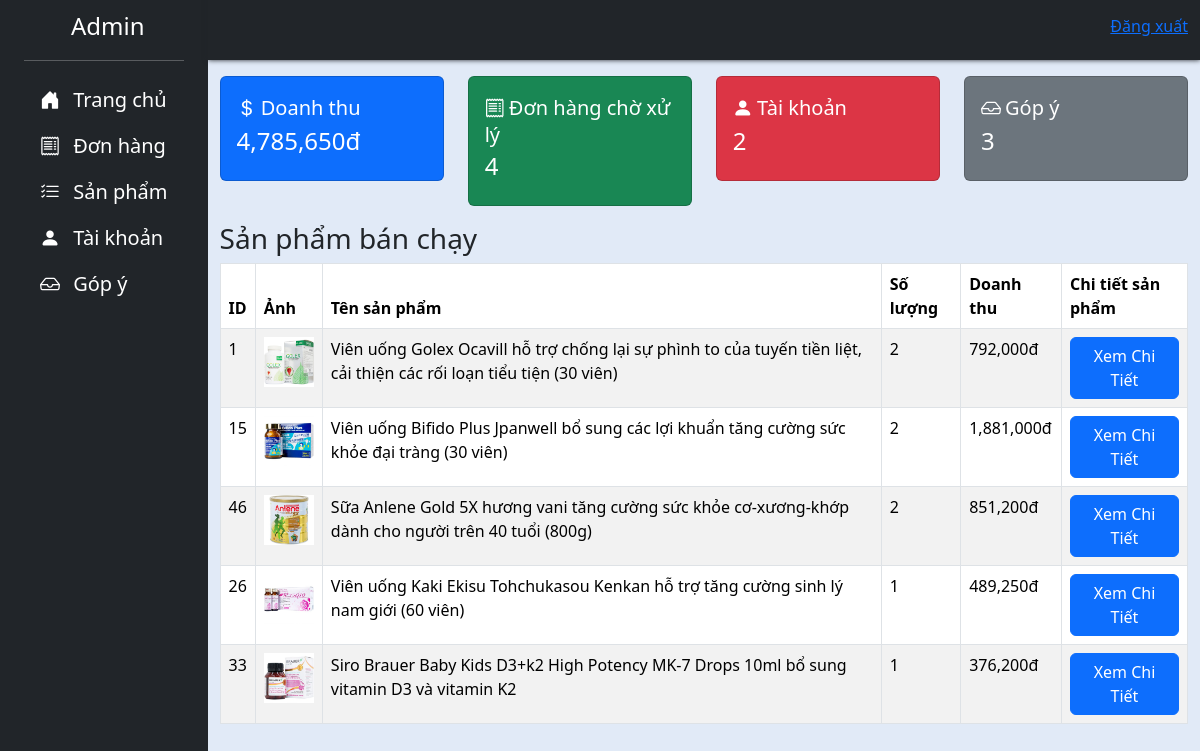
Screenshot of /Admin/index.php with the database file from the repository.
### tables this page shows
CREATE TABLE `san_pham` (
  `id` int(5) NOT NULL,
  `ten_san_pham` varchar(255) NOT NULL,
  `gia` int(9) NOT NULL,
  `img` varchar(255) DEFAULT NULL,
  `danh_muc` varchar(50) DEFAULT NULL,
  `quy_cach` text DEFAULT NULL,
  `nha_san_xuat` varchar(60) DEFAULT NULL,
  `nuoc_san_xuat` varchar(15) DEFAULT NULL,
  `thanh_phan` text DEFAULT NULL,
  `cong_dung` text DEFAULT NULL,
  `doi_tuong_su_dung` text DEFAULT NULL,
  `cach_su_dung` text DEFAULT NULL,
  `thoi_han_su_dung` varchar(20) DEFAULT NULL,
  `bao_quan` text DEFAULT NULL,
  `luu_y_khi_su_dung` text DEFAULT NULL,
  `so_dang_ky` varchar(20) DEFAULT NULL
);

### component/database.php (called while the page is built, shortened)
<?php
function doanhthu($conn)
{
    $sql = "SELECT SUM(total) FROM orders";
    $result = $conn->query($sql);
    if ($result->num_rows > 0) {
        $row = $result->fetch_assoc();
        return $row['SUM(total)'];
    } else {
    }
}
function donhang($conn)
{
    $sql = "SELECT COUNT(*) FROM orders WHERE status = 0";
    $result = $conn->query($sql);
    if ($result->num_rows > 0) {
        $row = $result->fetch_assoc();
        return $row['COUNT(*)'];
    } else {
    }
}
function taikhoan($conn)
{
    $sql = "SELECT COUNT(*) FROM tbl_user";
    $result = $conn->query($sql);
    if ($result->num_rows > 0) {
        $row = $result->fetch_assoc();
        return $row['COUNT(*)'];
    } else {
    }
}
function gopy($conn)
{
    $sql = "SELECT COUNT(*) FROM feedback";
    $result = $conn->query($sql);
    if ($result->num_rows > 0) {
        $row = $result->fetch_assoc();
        return $row['COUNT(*)'];
    } else {
    }
}

### Admin/index.php (the view)
<?php include "header.php" ?>
<div class="row gy-3">
    <div class="col-sm-6 col-xl-3">
        <div class="card bg-primary text-white">
            <div class="card-body">
                <i class="fs-5 bi bi-currency-dollar"></i>
                <span class="h5 card-title">Doanh thu</span>
                <h4 class="mt-1"><?= number_format(doanhthu($conn)) ?>đ</h4>
            </div>
        </div>
    </div>
    <div class="col-sm-6 col-xl-3">
        <div class="card bg-success text-white">
            <div class="card-body">
                <i class="fs-5 bi bi-receipt"></i>
                <span class="h5 card-title">Đơn hàng chờ xử lý</span>
                <h4 class="mt-1"><?= number_format(donhang($conn)) ?></h4>
            </div>
        </div>
    </div>
    <div class="col-sm-6 col-xl-3">
        <div class="card bg-danger text-white">
            <div class="card-body">
                <i class="fs-5 bi bi-person-fill"></i>
                <span class="h5 card-title">Tài khoản</span>
                <h4 class="mt-1"><?= number_format(taikhoan($conn)) ?></h4>
            </div>
        </div>
    </div>
    <div class="col-sm-6 col-xl-3">
        <div class="card bg-secondary text-white">
            <div class="card-body">
                <i class="fs-5 bi bi-inbox"></i>
                <span class="h5 card-title">Góp ý</span>
                <h4 class="mt-1"><?= number_format(gopy($conn)) ?></h4>
            </div>
        </div>
    </div>
</div>
<div class="mt-3">
    <h3>Sản phẩm bán chạy</h3>
    <table class="table table-bordered table-striped">
        <thead>
            <tr>
                <th>ID</th>
                <th>Ảnh</th>
                <th>Tên sản phẩm</th>
                <th>Số lượng</th>
                <th>Doanh thu</th>
                <th>Chi tiết sản phẩm</th>
            </tr>
        </thead>
        <tbody>
            <?php
            $sql = "SELECT s.id,s.img,s.ten_san_pham,sum(o.sl) as soluong,sum(o.gia*o.sl) as tong
                    FROM order_items o left join san_pham s on s.id = o.id_san_pham inner join orders os on os.id = o.order_id
                    WHERE os.status != 2 GROUP BY s.id ORDER BY soluong DESC";
            $result = $conn->query($sql);
            if ($result->num_rows > 0) {
                while ($item = $result->fetch_assoc()) {
            ?>
                    <tr>
                        <td> <?= $item['id'] ?> </td>
                        <td> <img src="../img/<?= $item['img'] ?>" width="50px" height="50px"> </td>
                        <td> <?= $item['ten_san_pham'] ?></td>
                        <td> <?= $item['soluong']; ?> </td>
                        <td> <?= number_format($item['tong']) ?>đ</td>
                        <td>
                            <a href="admin-productdetail.php?id=<?= $item['id']; ?>" class="btn btn-primary">Xem Chi Tiết</a>
                        </td>
                    </tr>
                <?php
                }
            } else {
                ?>
                <tr>
                    <td colspan="5"> Bạn chưa đặt đơn hàng nào </td>
                </tr>
            <?php
            }
            ?>
        </tbody>
    </table>
</div>
<?php include "footer.php" ?>

### style.css (style rules this page uses)
body { background-color: #e1eaf7; }

### rows the page displays
san_pham: id "1", img (picture), ten_san_pham "Viên uống Golex Ocavill hỗ trợ chống lại sự phình to của tuyến tiền liệt, cải thiện các rối loạn tiểu tiện (30 viên)", soluong "2", tong "792,000"
san_pham: id "15", img (picture), ten_san_pham "Viên uống Bifido Plus Jpanwell bổ sung các lợi khuẩn tăng cường sức khỏe đại tràng (30 viên)", soluong "2", tong "1,881,000"
san_pham: id "46", img (picture), ten_san_pham "Sữa Anlene Gold 5X hương vani tăng cường sức khỏe cơ-xương-khớp dành cho người trên 40 tuổi (800g)", soluong "2", tong "851,200"
san_pham: id "26", img (picture), ten_san_pham "Viên uống Kaki Ekisu Tohchukasou Kenkan hỗ trợ tăng cường sinh lý nam giới (60 viên)", soluong "1", tong "489,250"
san_pham: id "33", img (picture), ten_san_pham "Siro Brauer Baby Kids D3+k2 High Potency MK-7 Drops 10ml bổ sung vitamin D3 và vitamin K2", soluong "1", tong "376,200"

### other values shown
doanhthu($conn) "4,785,650"
donhang($conn) "4"
taikhoan($conn) "2"
gopy($conn) "3"
